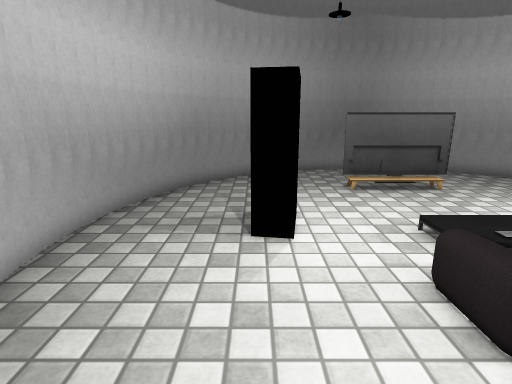
[1] (above)

12 first-person views from a walk through a 3-D level made in the Unity game engine. The camera is 1.3 m above the floor, tilts 14° down and sees 80° across. The floor is counted in squares, 0.5 m on a side. Each view is taken from the middle of a square. On the plan, view 1 faces up. The plan holds only what a view shows up to about 20 squares ahead; the rest is blank. Some animated figures are left out. Some surface patterns are stand-ins.

[2]
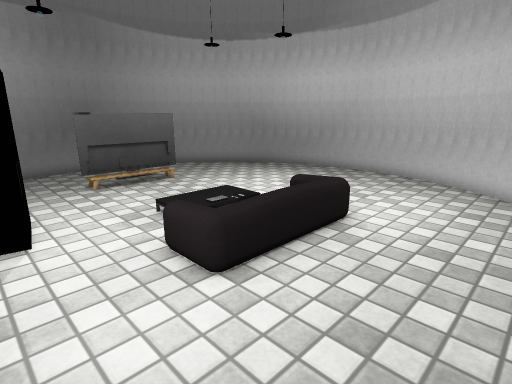

[3]
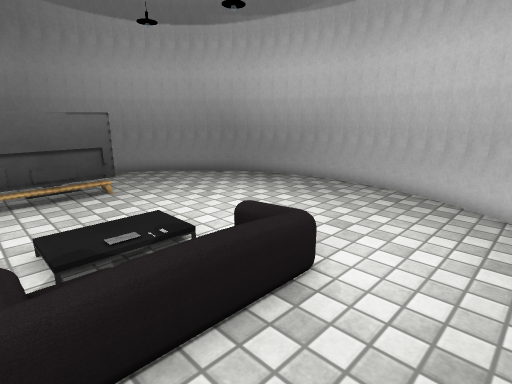

[4]
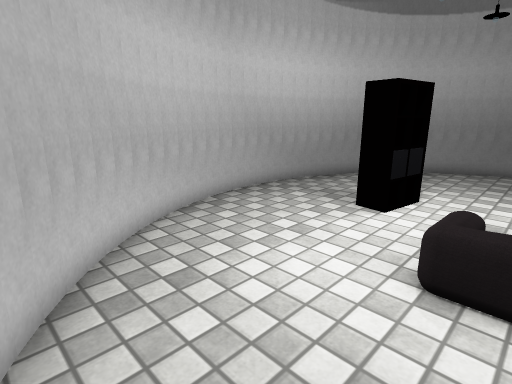

[5]
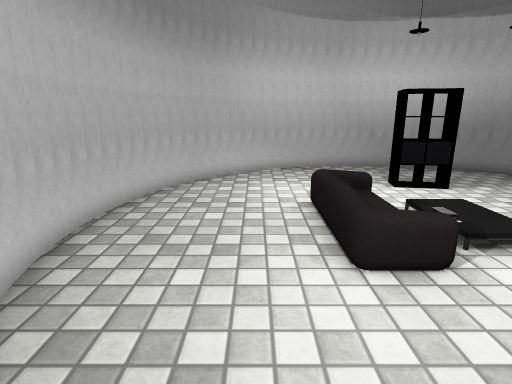

[6]
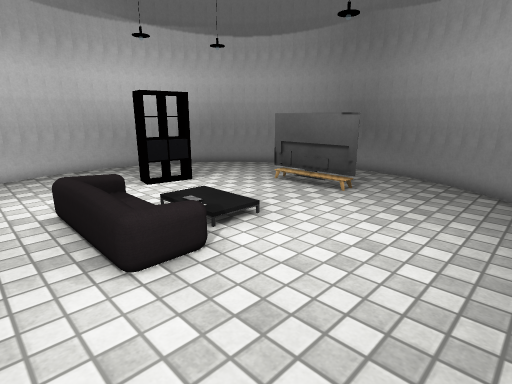

[7]
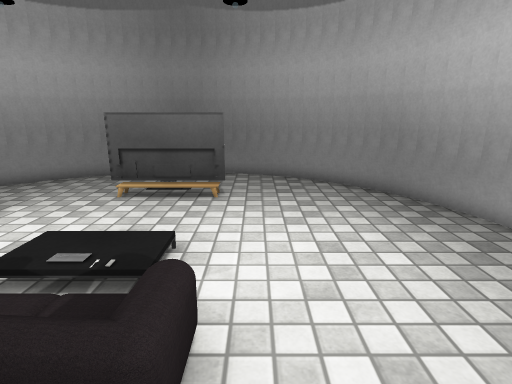

[8]
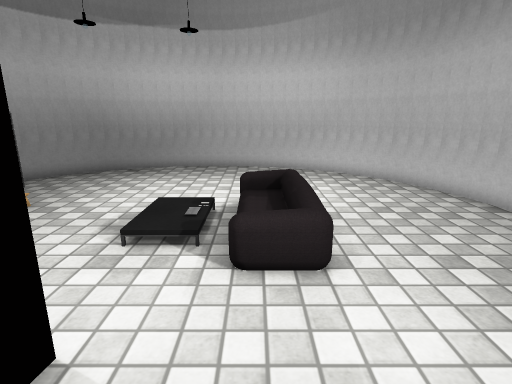

[9]
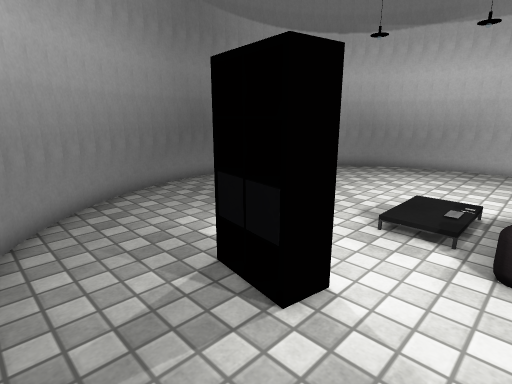

[10]
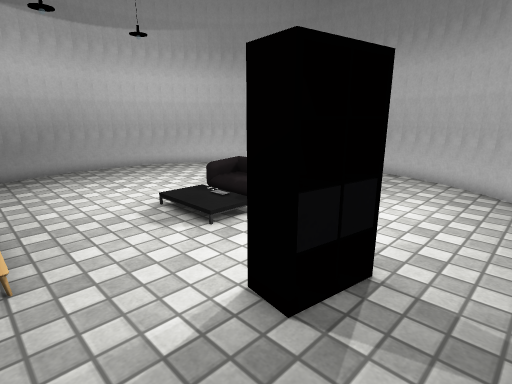

[11]
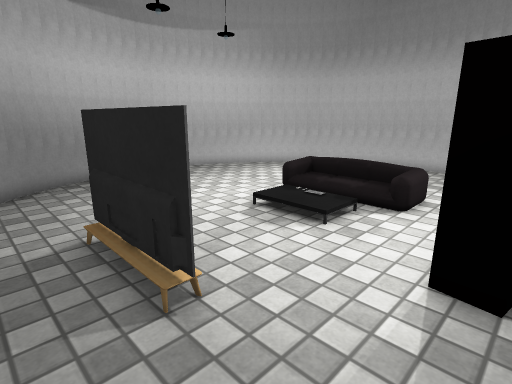

[12]
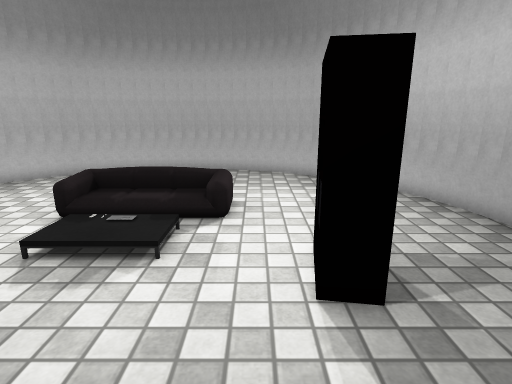

### Floor plan
Key: @ floor where view 1 was taken; # wall or solid block; . main floor; : floor 0.25 m higher than the main floor; + floor 0.5 m higher than the main floor; / step, stairs or slope; T TV; S shelf.
Columns run from 4 left of view 1 to 14 right of it. Each row starts with its distance up from view 1.
 15      #########
 14    ###.......###
 13   ##...........##
 12  ##.............##
 11  #......TTTT.....#
 10 ##...............##
  9 #.................#
  8 #...SS............#
  7 #...SS..///.......#
  6 #...SS../::.......#
  5 #.......///.......#
  4 #......+:  +......#
  3 #......+++++......#
  2 ##...............##
  1  #...............#
  0  ##.@...........##
 -1   ##...........##
 -2    ###.......###
 -3      #########

Where each view was taken, in squares from view 1:
view 1: 0 up, 0 right, facing up
view 2: 1 down, 0 right, facing up-right
view 3: 0 up, 3 right, facing up-right
view 4: 2 down, 4 right, facing up-left
view 5: 1 up, 12 right, facing left
view 6: 1 up, 12 right, facing up-left
view 7: 1 up, 8 right, facing up
view 8: 4 up, 2 left, facing right
view 9: 4 up, 3 left, facing up-right
view 10: 11 up, 2 left, facing down-right
view 11: 13 up, 0 right, facing down-right
view 12: 12 up, 2 right, facing down
